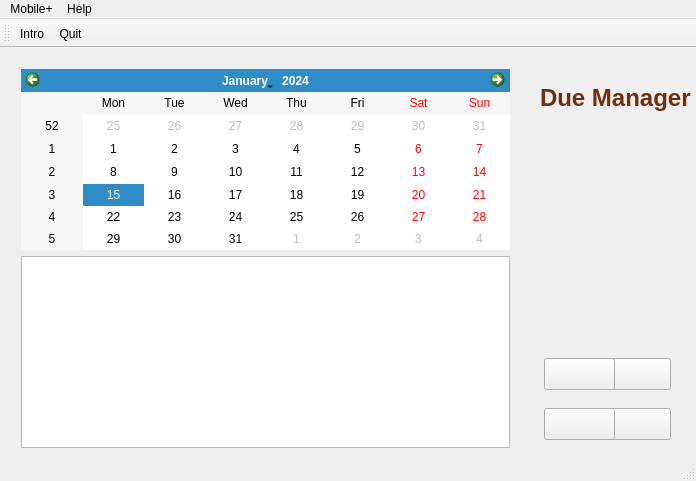
<?xml version="1.0" encoding="UTF-8"?>
<ui version="4.0">
 <class>MainWindow</class>
 <widget class="QMainWindow" name="MainWindow">
  <property name="geometry">
   <rect>
    <x>0</x>
    <y>0</y>
    <width>696</width>
    <height>481</height>
   </rect>
  </property>
  <property name="windowTitle">
   <string>MainWindow</string>
  </property>
  <property name="autoFillBackground">
   <bool>true</bool>
  </property>
  <widget class="QWidget" name="centralWidget">
   <widget class="QLabel" name="label">
    <property name="enabled">
     <bool>true</bool>
    </property>
    <property name="geometry">
     <rect>
      <x>540</x>
      <y>30</y>
      <width>181</width>
      <height>41</height>
     </rect>
    </property>
    <property name="autoFillBackground">
     <bool>false</bool>
    </property>
    <property name="text">
     <string>&lt;html&gt;&lt;head/&gt;&lt;body&gt;&lt;p&gt;&lt;span style=&quot; font-size:18pt; font-weight:600; color:#702e0e;&quot;&gt;Due Manager&lt;/span&gt;&lt;/p&gt;&lt;/body&gt;&lt;/html&gt;</string>
    </property>
   </widget>
   <widget class="QWidget" name="layoutWidget">
    <property name="geometry">
     <rect>
      <x>10</x>
      <y>10</y>
      <width>511</width>
      <height>401</height>
     </rect>
    </property>
    <layout class="QVBoxLayout" name="verticalLayout_2">
     <item>
      <widget class="QCalendarWidget" name="calendarWidget">
       <property name="enabled">
        <bool>true</bool>
       </property>
       <property name="contextMenuPolicy">
        <enum>Qt::DefaultContextMenu</enum>
       </property>
       <property name="styleSheet">
        <string notr="true"/>
       </property>
      </widget>
     </item>
     <item>
      <widget class="QTableWidget" name="NewDueList"/>
     </item>
    </layout>
   </widget>
   <widget class="QPushButton" name="DeleteButton">
    <property name="enabled">
     <bool>true</bool>
    </property>
    <property name="geometry">
     <rect>
      <x>610</x>
      <y>310</y>
      <width>61</width>
      <height>32</height>
     </rect>
    </property>
    <property name="text">
     <string/>
    </property>
   </widget>
   <widget class="QPushButton" name="ConfigButton">
    <property name="geometry">
     <rect>
      <x>610</x>
      <y>360</y>
      <width>61</width>
      <height>32</height>
     </rect>
    </property>
    <property name="text">
     <string/>
    </property>
   </widget>
   <widget class="QPushButton" name="AddButton">
    <property name="enabled">
     <bool>true</bool>
    </property>
    <property name="geometry">
     <rect>
      <x>544</x>
      <y>310</y>
      <width>71</width>
      <height>32</height>
     </rect>
    </property>
    <property name="text">
     <string/>
    </property>
   </widget>
   <widget class="QPushButton" name="SearchButton">
    <property name="enabled">
     <bool>true</bool>
    </property>
    <property name="geometry">
     <rect>
      <x>544</x>
      <y>360</y>
      <width>71</width>
      <height>32</height>
     </rect>
    </property>
    <property name="text">
     <string/>
    </property>
   </widget>
  </widget>
  <widget class="QMenuBar" name="menuBar">
   <property name="geometry">
    <rect>
     <x>0</x>
     <y>0</y>
     <width>696</width>
     <height>22</height>
    </rect>
   </property>
   <widget class="QMenu" name="menuMobile">
    <property name="title">
     <string>Mobile+</string>
    </property>
    <addaction name="actionQuit_2"/>
   </widget>
   <widget class="QMenu" name="menuHelp">
    <property name="title">
     <string>Help</string>
    </property>
   </widget>
   <addaction name="menuMobile"/>
   <addaction name="menuHelp"/>
  </widget>
  <widget class="QToolBar" name="mainToolBar">
   <attribute name="toolBarArea">
    <enum>TopToolBarArea</enum>
   </attribute>
   <attribute name="toolBarBreak">
    <bool>false</bool>
   </attribute>
   <addaction name="actionIntroduction"/>
   <addaction name="actionQuit_2"/>
  </widget>
  <widget class="QStatusBar" name="statusBar"/>
  <action name="actionIntroduction">
   <property name="text">
    <string>Intro</string>
   </property>
   <property name="toolTip">
    <string>Intro</string>
   </property>
  </action>
  <action name="actionQuit_2">
   <property name="text">
    <string>Quit</string>
   </property>
  </action>
 </widget>
 <layoutdefault spacing="6" margin="11"/>
 <resources/>
 <connections/>
</ui>
